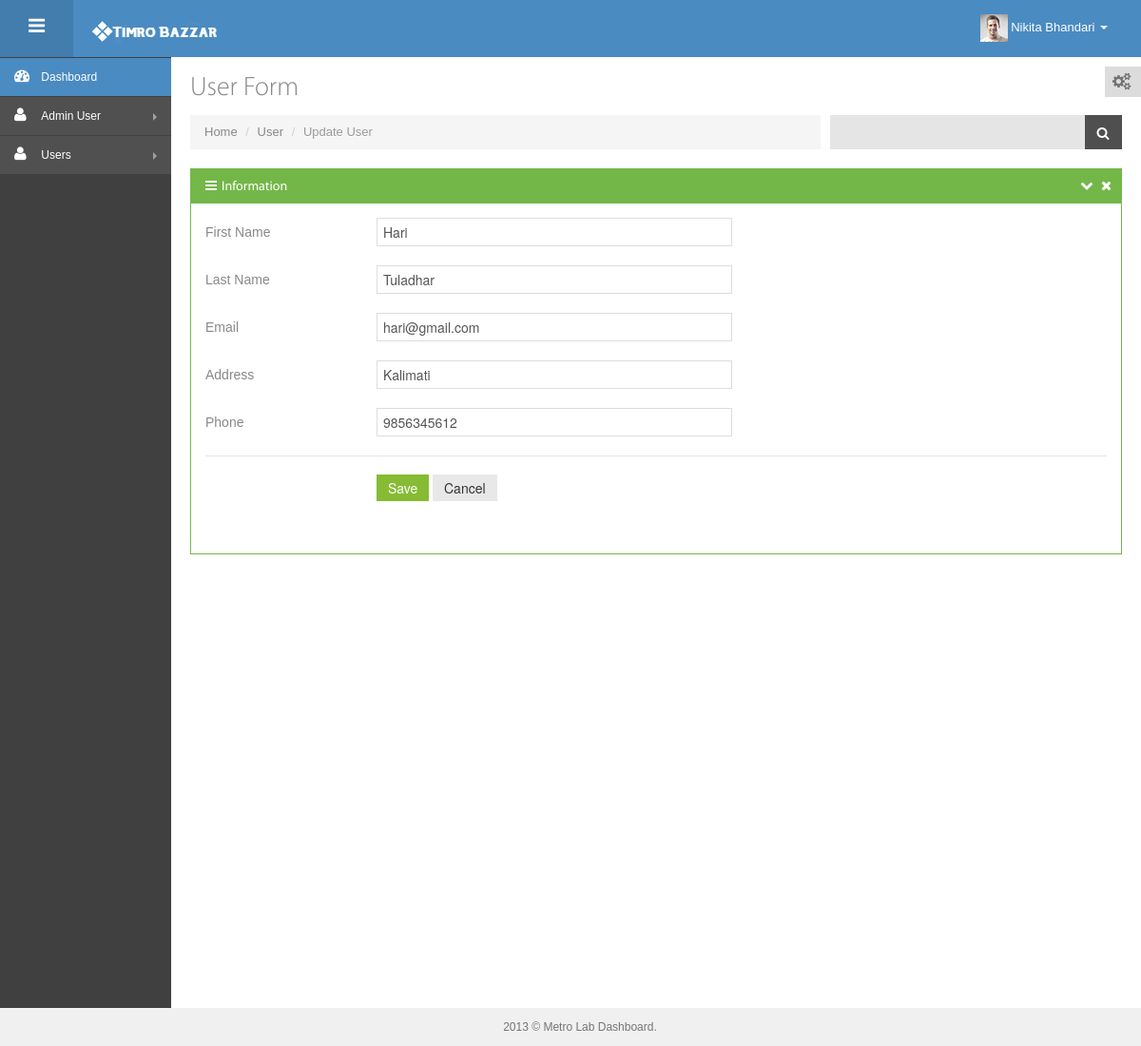
Screenshot of /admin/edituser.php?ref=3 (signed in) with the database file from the repository.
### tables this page shows
CREATE TABLE `tbl_userlogin` (
  `user_id` bigint(50) NOT NULL,
  `user_fname` varchar(25) DEFAULT NULL,
  `user_lname` varchar(25) DEFAULT NULL,
  `user_email` varchar(50) DEFAULT NULL,
  `user_username` varchar(50) DEFAULT NULL,
  `user_password` varchar(255) DEFAULT NULL,
  `user_address` varchar(50) DEFAULT NULL,
  `user_phone` varchar(10) DEFAULT NULL
);

### app/userfunctions.php (called while the page is built, shortened)
<?php
function getUserById($conn, $userId){
    $stmtSelect = $conn->prepare("SELECT * FROM tbl_userlogin where user_id=:user_id");
    $stmtSelect->bindParam(':user_id',$userId);
    $stmtSelect->execute();
    $stmtSelect->setFetchMode(PDO::FETCH_ASSOC);
    return $stmtSelect->fetch();
}

### admin/edituser.php (the view, shortened to what this page needs)
<?php
  include 'layouts/header.php';
  $user_id=$_GET['ref'];
  $user=getUserById($conn, $user_id);
 ?>
   <div id="container" class="row-fluid">
      <?php
                    include 'layouts/sidebar.php';
            ?>
      <div id="main-content">
         <div class="container-fluid">
            <div class="row-fluid">
               <div class="span12">
                   <div id="theme-change" class="hidden-phone">
                       <i class="icon-cogs"></i>
                   </div>
                   <h3 class="page-title">
                     User Form
                   </h3>
                   <ul class="breadcrumb">
                       <li>
                           <a href="#">Home</a>
                           <span class="divider">/</span>
                       </li>
                       <li>
                           <a href="#">User</a>
                           <span class="divider">/</span>
                       </li>
                       <li class="active">
                           Update User
                       </li>
                       <li class="pull-right search-wrap">
                           <form action="search_result.html" class="hidden-phone">
                               <div class="input-append search-input-area">
                                   <input class="" id="appendedInputButton" type="text">
                                   <button class="btn" type="button"><i class="icon-search"></i> </button>
                               </div>
                           </form>
                       </li>
                   </ul>
               </div>
            </div>
            <div class="row-fluid">
                <div class="span12">
                    <div class="widget green">
                        <div class="widget-title">
                            <h4><i class="icon-reorder"></i> Information </h4>
                            <span class="tools">
                            <a href="javascript:;" class="icon-chevron-down"></a>
                            <a href="javascript:;" class="icon-remove"></a>
                            </span>
                        </div>
                        <div class="widget-body">
                            <form  class="form-horizontal" method="POST">
                            <div class="control-group">
                                <label class="control-label">First Name</label>
                                <div class="controls">
                                    <input type="text" class="span6 " required name="user_fname"
                                    value="<?php echo $user['user_fname'];?>" />
                                </div>
                            </div>
                            <div class="control-group">
                                <label class="control-label">Last Name</label>
                                <div class="controls">
                                    <input type="text" class="span6 " required name="user_lname"
                                    value="<?php echo $user['user_lname'];?>" />
                                </div>
                            </div>
                            <div class="control-group">
                                <label class="control-label">Email</label>
                                <div class="controls">
                                    <input type="email" class="span6 " required name="user_email"
                                    value="<?php echo $user['user_email'];?>"/>
                                </div>
                            </div>
                            <div class="control-group">
                                <label class="control-label">Address</label>
                                <div class="controls">
                                    <input type="text" class="span6 " required name="user_address"
                                    value="<?php echo $user['user_address'];?>"/>
                                </div>
                            </div>
                            <div class="control-group">
                                <label class="control-label">Phone</label>
                                <div class="controls">
                                    <input type="text" class="span6 " required name="user_phone"
                                    value="<?php echo $user['user_phone'];?>"/>
                                </div>
                            </div>
                            <div class="form-actions">
                                <button type="submit" name ="savebtn" class="btn btn-success">Save</button>
                                <button type="button" class="btn">Cancel</button>
                            </div>
                            </form>
                        </div>
                    </div>
                </div>
            </div>
      </div>
   </div>
</div>
   <div id="footer">
       2013 &copy; Metro Lab Dashboard.
   </div>
</body>
</html>

### admin/css/style-responsive.css (style rules this page uses)
@media (min-width: 980px) { #main-content { margin-top: 0px !important; } }
@media (min-width: 980px) { .fixed-top #main-content { margin-top: 20px; } }

### admin/css/style-default.css (style rules this page uses)
body { color: #888888; }
a, a:hover { text-shadow: none !important; color: #4a8bc2; }

### rows the page displays
tbl_userlogin: user_fname "Hari", user_lname "Tuladhar", user_email "hari@gmail.com", user_address "Kalimati", user_phone "9856345612"

### other values shown
$_SESSION['admin'] ['fname'] "Nikita"
$_SESSION['admin'] ['lastname'] "Bhandari"
